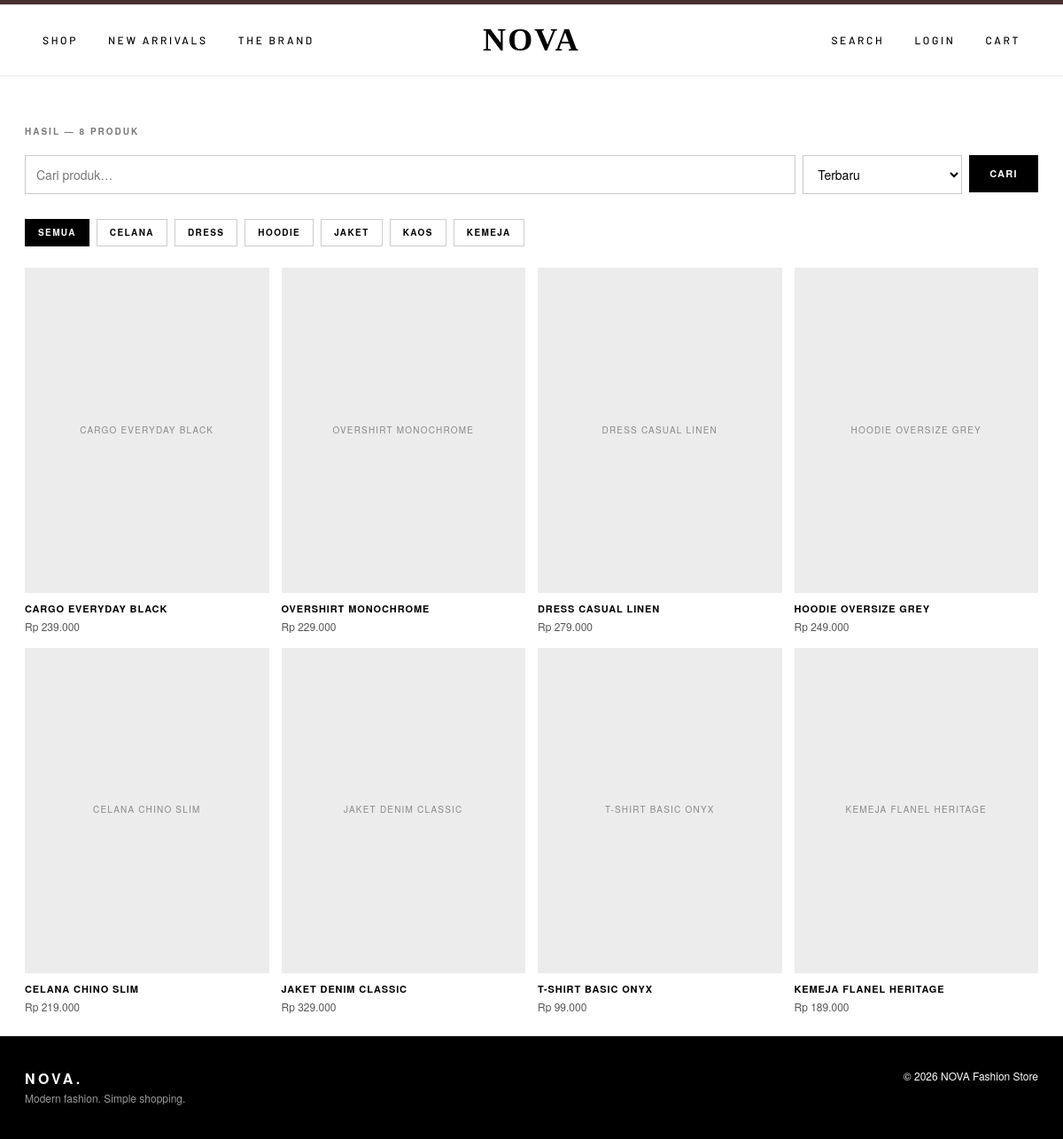
Page /index.php?all=1 on the committed database.
### tables this page shows
CREATE TABLE categories (
 id INT AUTO_INCREMENT PRIMARY KEY,
 name VARCHAR(80) NOT NULL UNIQUE,
 description VARCHAR(255) NULL,
 created_at TIMESTAMP DEFAULT CURRENT_TIMESTAMP
);

CREATE TABLE products (
 id INT AUTO_INCREMENT PRIMARY KEY,
 category_id INT NULL,
 name VARCHAR(150) NOT NULL,
 price INT NOT NULL DEFAULT 0,
 stock INT NOT NULL DEFAULT 0,
 description TEXT,
 photo VARCHAR(255) NULL,
 status ENUM('active','inactive') NOT NULL DEFAULT 'active',
 created_at TIMESTAMP DEFAULT CURRENT_TIMESTAMP,
 INDEX(category_id), INDEX(status),
 FOREIGN KEY(category_id) REFERENCES categories(id) ON DELETE SET NULL
);

### includes/db.php (called while the page is built)
<?php
function db(): PDO {
    static $pdo = null;
    if ($pdo) return $pdo;
    try {
        $dsn = getenv('TOKOBAJU_DSN') ?: 'mysql:host=' . DB_HOST . ';dbname=' . DB_NAME . ';charset=utf8mb4';
        $pdo = new PDO($dsn, getenv('TOKOBAJU_DSN') ? null : DB_USER, getenv('TOKOBAJU_DSN') ? null : DB_PASS, [
            PDO::ATTR_ERRMODE => PDO::ERRMODE_EXCEPTION,
            PDO::ATTR_DEFAULT_FETCH_MODE => PDO::FETCH_ASSOC,
            PDO::ATTR_EMULATE_PREPARES => false,
        ]);
    } catch (PDOException $e) {
        http_response_code(500);
        exit('Koneksi database gagal. Nyalakan MySQL di XAMPP, impor database/schema.sql, lalu cek config/app.php.');
    }
    return $pdo;
}
function q(string $sql, array $params = []): PDOStatement {
    $st = db()->prepare($sql);
    $st->execute($params);
    return $st;
}

### includes/helpers.php (called while the page is built, shortened)
<?php
function h($s): string { return htmlspecialchars((string)($s ?? ''), ENT_QUOTES, 'UTF-8'); }
function rupiah($n): string { return 'Rp ' . number_format((float)$n, 0, ',', '.'); }
function url(string $path = ''): string { return BASE_URL . '/' . ltrim($path, '/'); }
function paginate(int $total, int $per = PER_PAGE): array {
    $pages = max(1, (int)ceil($total / $per));
    $page = min(max(1, (int)($_GET['page'] ?? 1)), $pages);
    return [($page - 1) * $per, $pages, $page];
}

### index.php (the view, shortened to what this page needs)
<?php
require_once __DIR__ . '/includes/bootstrap.php';
$q       = trim($_GET['q'] ?? '');
$cat     = (int)($_GET['category_id'] ?? 0);
$catName = trim($_GET['category'] ?? '');
$sort    = $_GET['sort'] ?? 'newest';
$orderBy = [
    'newest'     => 'p.id DESC',
    'price_low'  => 'p.price ASC',
    'price_high' => 'p.price DESC',
    'name'       => 'p.name ASC'
][$sort] ?? 'p.id DESC';
$where  = ["p.status = 'active'"];
$params = [];
$cond = implode(' AND ', $where);
$total = (int)q(
    "SELECT COUNT(*) FROM products p
     LEFT JOIN categories c ON c.id = p.category_id
     WHERE $cond",
    $params
)->fetchColumn();
[$offset, $pages, $page] = paginate($total, 12);
$products = q(
    PRODUCT_SELECT . " WHERE $cond ORDER BY $orderBy LIMIT 12 OFFSET $offset",
    $params
)->fetchAll();
$cats = q(
    "SELECT c.id, c.name, COUNT(p.id) n
     FROM categories c
     LEFT JOIN products p
       ON p.category_id = c.id AND p.status = 'active'
     GROUP BY c.id, c.name
     ORDER BY c.name"
)->fetchAll();
$filtering = $q !== '' || $cat || $catName !== ''
    || isset($_GET['all']) || isset($_GET['sort'])
    || isset($_GET['page']);
require __DIR__ . '/includes/partials/header.php';
?>
<main class="container section" id="koleksi">
<?php if ($filtering): ?>
    <div class="section-label">
        Hasil — <?= $total ?> produk
    </div>
    <form class="tools" method="get" action="#koleksi">
        <div class="search">
            <input type="search"
                   name="q"
                   value="<?= h($q) ?>"
                   placeholder="Cari produk…">
        </div>
        <select name="sort"
                onchange="this.form.submit()"
                aria-label="Urutkan">
            <?php foreach ([
                'newest' => 'Terbaru',
                'price_low' => 'Harga terendah',
                'price_high' => 'Harga tertinggi',
                'name' => 'Nama A–Z'
            ] as $k => $v): ?>
                <option value="<?= $k ?>"
                    <?= $sort === $k ? 'selected' : '' ?>>
                    <?= $v ?>
                </option>
            <?php endforeach; ?>
        </select>
        <button class="btn">Cari</button>
    </form>
    <div class="chips">
        <a class="chip <?= !$cat && $catName === '' ? 'on' : '' ?>"
           href="<?= url('index.php#koleksi') ?>">Semua</a>
        <?php foreach ($cats as $c): ?>
            <a class="chip <?= $cat === (int)$c['id'] || $catName === $c['name'] ? 'on' : '' ?>"
               href="<?= url('index.php?category_id=' . $c['id'] . '#koleksi') ?>">
                <?= h($c['name']) ?>
            </a>
        <?php endforeach; ?>
    </div>
    <?php if (!$products): ?>
        <div class="empty">
            <h3>Produk tidak ditemukan</h3>
            <p class="muted">Coba kata kunci atau kategori lain.</p>
            <a class="btn" href="<?= url('index.php') ?>">Reset pencarian</a>
        </div>
    <?php else: ?>
        <div class="grid">
            <?php foreach ($products as $p): ?>
                <a class="card"
                   href="<?= url('product.php?id=' . $p['id']) ?>">
                    <div class="thumb">
                        <?php if ($p['photo']): ?>
                            <img
                                src="<?= url('uploads/' . h($p['photo'])) ?>"
                                alt="<?= h($p['name']) ?>"
                                loading="lazy">
                        <?php else: ?>
                            <div class="ph"><?= h($p['name']) ?></div>
                        <?php endif; ?>
                    </div>
                    <h3><?= h($p['name']) ?></h3>
                    <div class="price"><?= rupiah($p['price']) ?></div>
                </a>
            <?php endforeach; ?>
        </div>
    <?php endif; ?>
<?php endif; ?>
</main>
<?php require __DIR__ . '/includes/partials/footer.php'; ?>

### assets/css/base.css (style rules this page uses)
:root { --ink: #000; --paper: #fff; --soft: #f4f4f4; --line: #e3e3e3; --mute: #777; --ok: #0a7a3d; --bad: #b3261e; --run: #1d4ed8; --wait: #8a6100; --font: "Helvetica Neue", Helvetica, Arial, sans-serif; }
* { box-sizing: border-box; }
html { scroll-behavior: smooth; }
body { margin: 0; background: var(--paper); color: var(--ink); font: 14px/1.55 var(--font); -webkit-font-smoothing: antialiased; }
a { color: inherit; }
h1, h2, h3 { margin: 0; line-height: 1.15; letter-spacing: -.02em; }
.btn, button.btn { display: inline-flex; align-items: center; justify-content: center; gap: 6px; height: 42px; padding: 0 22px; background: var(--ink); color: var(--paper); border: 1px solid var(--ink); font: 700 11px var(--font); letter-spacing: .12em; text-transform: uppercase; text-decoration: none; cursor: pointer; transition: .2s; }
input[type=text], input[type=email], input[type=password], input[type=number], input[type=tel], input[type=date], input[type=search], input[type=file], select, textarea { width: 100%; min-height: 42px; padding: 10px 12px; border: 1px solid #c9c9c9; background: var(--paper); color: var(--ink); font: 14px var(--font); border-radius: 0; outline: none; }

### assets/css/store.css (style rules this page uses)
.container { max-width: 1280px; margin: 0 auto; padding: 0 28px; }
.section { padding-top: 56px; padding-bottom: 24px; }
.section-label { font-size: 10px; font-weight: 700; letter-spacing: .2em; text-transform: uppercase; color: var(--mute); margin-bottom: 18px; }
.tools { display: flex; gap: 8px; margin-bottom: 28px; flex-wrap: wrap; }
.tools .search { flex: 1; display: flex; min-width: 220px; }
.tools .search input { flex: 1; }
.tools select { width: auto; min-width: 180px; }
.chips { display: flex; gap: 8px; flex-wrap: wrap; margin-bottom: 24px; }
.chip { padding: 7px 14px; border: 1px solid #ccc; font-size: 10px; font-weight: 700; letter-spacing: .14em; text-transform: uppercase; text-decoration: none; }
.chip.on, .chip:hover { background: #000; color: #fff; border-color: #000; }
.grid { display: grid; grid-template-columns: repeat(4, 1fr); gap: 14px; }
.card { text-decoration: none; display: block; }
.thumb { position: relative; aspect-ratio: 3 / 4; background: #ececec; overflow: hidden; }
.thumb .ph { height: 100%; display: grid; place-items: center; padding: 20px; color: #888; font-size: 10px; letter-spacing: .12em; text-transform: uppercase; text-align: center; }
.card h3 { margin: 12px 0 4px; font-size: 11px; font-weight: 700; letter-spacing: .08em; text-transform: uppercase; }
.card .price { color: #555; font-size: 12px; }
:root { --nav-font: "Barlow", "DIN Alternate", "Helvetica Neue", Arial, sans-serif; }

### rows in the picture
categories: name "CELANA"
categories: name "DRESS"
categories: name "HOODIE"
categories: name "JAKET"
categories: name "KAOS"
categories: name "KEMEJA"
products: name "CARGO EVERYDAY BLACK", price "Rp 239.000"
products: name "OVERSHIRT MONOCHROME", price "Rp 229.000"
products: name "DRESS CASUAL LINEN", price "Rp 279.000"
products: name "HOODIE OVERSIZE GREY", price "Rp 249.000"
products: name "CELANA CHINO SLIM", price "Rp 219.000"
products: name "JAKET DENIM CLASSIC", price "Rp 329.000"
products: name "T-SHIRT BASIC ONYX", price "Rp 99.000"
products: name "KEMEJA FLANEL HERITAGE", price "Rp 189.000"

### other values in the picture
APP_NAME "NOVA"
$total "8"
form field sort "Terbaru"
